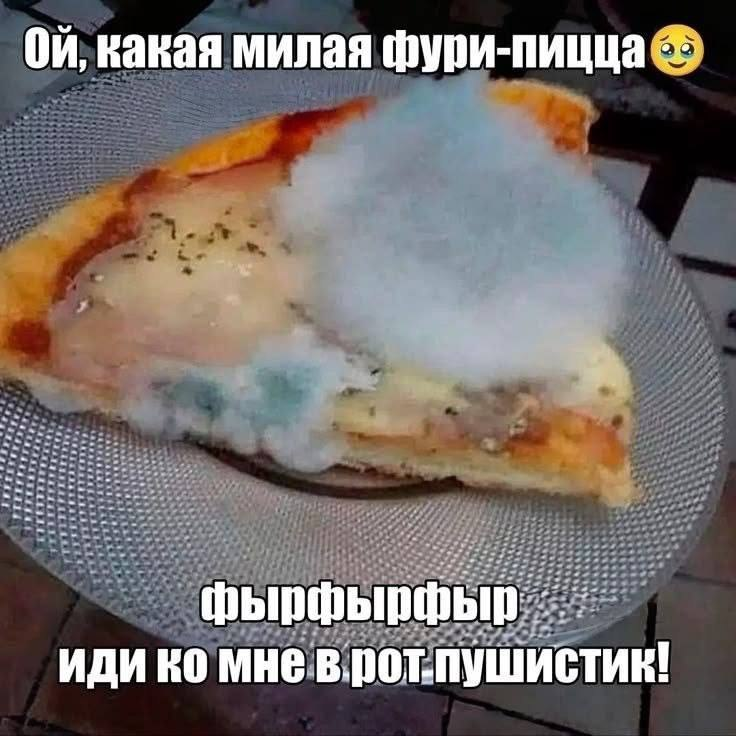
#> input picture pizza_furi.jpg, 736 x 736 px
$ python HW1.py
#> lines starting #> are read from the running program, lines starting #| are printed output that depends on the picture
import numpy as np
import matplotlib.pyplot as plt
import cv2
from skimage import data

img_bgr = cv2.imread("pizza_furi.jpg")
#> img_bgr is the input picture: shape (736, 736, 3); mean B, G, R 107.4, 110.6, 118.8

if img_bgr is None:
    print("Не удалось загрузить изображение")
else:
    print(img_bgr.shape)
#| (736, 736, 3)

# [5 lines of commented-out code are left out]

img_rgb = cv2.cvtColor(img_bgr, cv2.COLOR_BGR2RGB)


def show_images(images, titles, cols=3):
    fig, axes = plt.subplots(1, cols, figsize=(15, 5))
    for i, (img, title) in enumerate(zip(images, titles)):
        if len(img.shape) == 2:
            axes[i].imshow(img, cmap='gray')
        else:
            axes[i].imshow(img)
        axes[i].set_title(title)
        axes[i].axis('off')
    plt.tight_layout()
    plt.show()

# show_images([img_bgr, img_rgb], ["Загруженное","Оригинал"], 2)

def sep_filter(img): # ручной рабоче-крестьянский фильтр сепии (☭)

    def convert(pixel):
        R_new = min(255, int(0.393 * pixel[0] + 0.769 * pixel[1] + 0.189 * pixel[2]))
        G_new = min(255, int(0.349 * pixel[0] + 0.686 * pixel[1] + 0.168 * pixel[2]))
        B_new = min(255, int(0.272 * pixel[0] + 0.534 * pixel[1] + 0.131 * pixel[2]))
        return (R_new, G_new, B_new)

    h = img.shape[0]
#> h = 736
    w = img.shape[1]
#> w = 736
    img_new = np.zeros((h, w, 3), dtype=np.uint8)

    for i in range(h):
        for j in range(w):
            pix = img[i, j]
            img_new[i, j] = convert(pix)
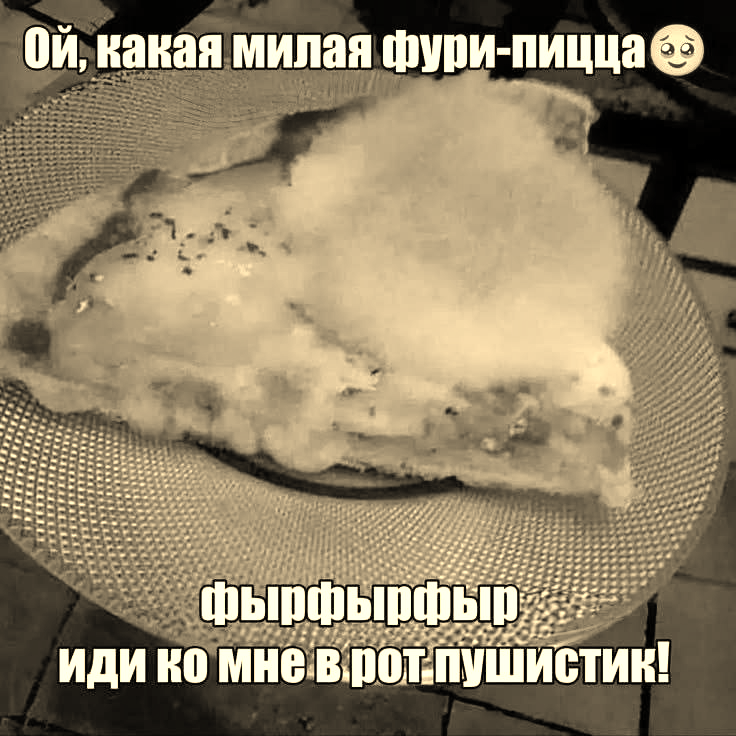
#> img_new: shape (736, 736, 3); mean R, G, B 146.3, 132.1, 104.9

    return img_new

img_remake = sep_filter(img_rgb)

sepia_matrix = np.array([[0.393, 0.769, 0.189],
                         [0.349, 0.686, 0.168],
                         [0.272, 0.534, 0.131]], dtype=np.float32)

img_lib = cv2.transform(img_rgb, sepia_matrix)

show_images([img_rgb, img_remake, img_lib], ["Жалкий оригинал", "Неповторимая пародия", "Пица из библиотеки"], 3)
#> the loop in show_images, `for i, (img, title) in enumerate(zip(images, titles)):` made 3 passes
#> title on passes 1 to 3: 'Жалкий оригинал', 'Неповторимая пародия', 'Пица из библиотеки'
#> in show_images, `plt.show()`:
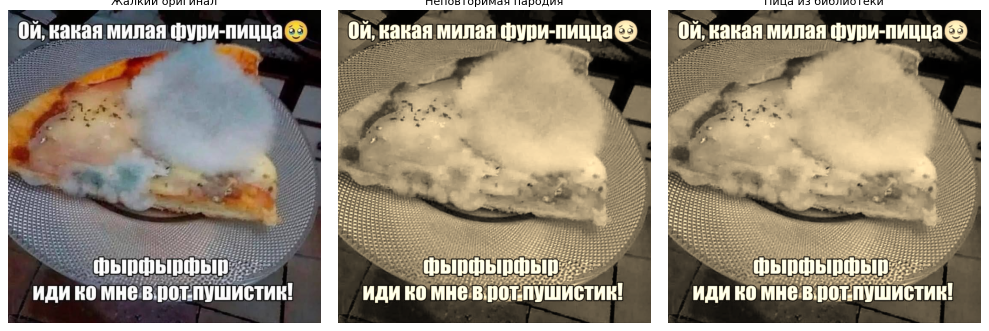
#> figure drawn by matplotlib, 3 panels
